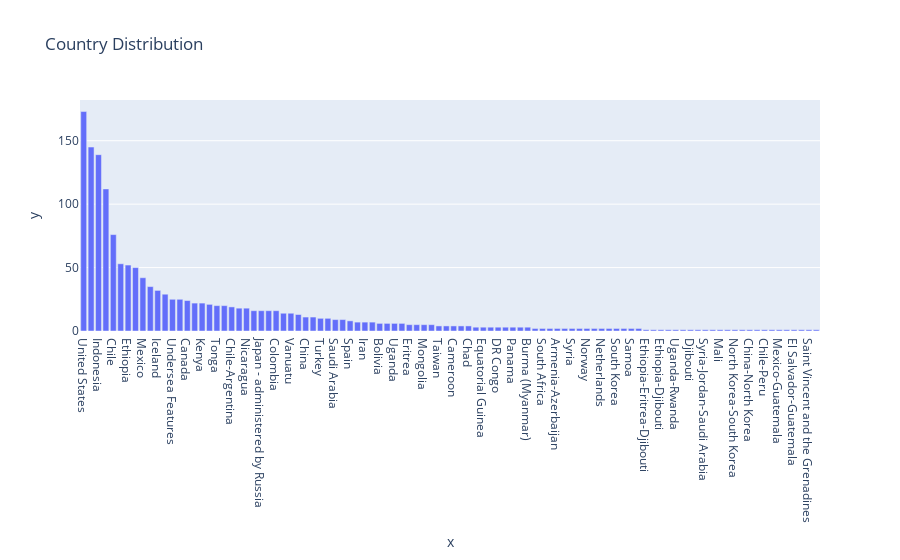

Notebook code for this chart:
### Markdown cell above
# **Countrywise Distribution**

### Code cell
fig_country = px.bar(df['Country'].value_counts(), 
                     x=df['Country'].value_counts().index, 
                     y=df['Country'].value_counts().values,
                     title='Country Distribution')
fig_country.show()

### Figure 1 — Plotly figure (JSON) as saved in the notebook; plotly's stock layout.template omitted (floating-point values rounded to 4 significant figures)
{"data": [{"alignmentgroup": "True", "hovertemplate": "x=%{x}<br>y=%{y}<extra></extra>", "legendgroup": "", "marker": {"color": "#636efa", "pattern": {"shape": ""}}, "name": "", "offsetgroup": "", "orientation": "v", "showlegend": false, "textposition": "auto", "type": "bar", "x": ["United States", "Russia", "Indonesia", "Japan", "Chile", "Papua New Guinea", "Ethiopia", "Philippines", "Mexico", "Ecuador", "Iceland", "New Zealand", "Undersea Features", "Antarctica", "Canada", "Guatemala", "Kenya", "France", "Tonga", "Argentina", "Chile-Argentina", "El Salvador", "Nicaragua", "Italy", "Japan - administered by Russia", "Peru", "Colombia", "Portugal", "Vanuatu", "United Kingdom", "China", "Yemen", "Turkey", "Costa Rica", "Saudi Arabia", "Solomon Islands", "Spain", "Chile-Bolivia", "Iran", "Tanzania", "Bolivia", "Greece", "Uganda", "Vietnam", "Eritrea", "Dominica", "Mongolia", "Madagascar", "Taiwan", "Honduras", "Cameroon", "Sudan", "Chad", "Australia", "Equatorial Guinea", "Algeria", "DR Congo", "Armenia", "Panama", "Fiji", "Burma (Myanmar)", "DR Congo-Rwanda", "South Africa", "Cape Verde", "Armenia-Azerbaijan", "Georgia", "Syria", "Ethiopia-Eritrea", "Norway", "Saint Kitts and Nevis", "Netherlands", "Grenada", "South Korea", "Comoros", "Samoa", "India", "Ethiopia-Eritrea-Djibouti", "Eritrea-Djibouti", "Ethiopia-Djibouti", "Germany", "Uganda-Rwanda", "Nigeria", "Djibouti", "Ethiopia-Kenya", "Syria-Jordan-Saudi Arabia", "Niger", "Mali", "Algeria-Niger", "North Korea-South Korea", "North Korea", "China-North Korea", "Malaysia", "Chile-Peru", "Colombia-Ecuador", "Mexico-Guatemala", "Guatemala-El Salvador", "El Salvador-Guatemala", "Saint Lucia", "Saint Vincent and the Grenadines", "Brazil"], "xaxis": "x", "y": [173, 145, 139, 112, 76, 53, 52, 50, 42, 35, 32, 29, 25, 25, 24, 22, 22, 21, 20, 20, 19, 18, 18, 16, 16, 16, 16, 14, 14, 13, 11, 11, 10, 10, 9, 9, 8, 7, 7, 7, 6, 6, 6, 6, 5, 5, 5, 5, 4, 4, 4, 4, 4, 3, 3, 3, 3, 3, 3, 3, 3, 2, 2, 2, 2, 2, 2, 2, 2, 2, 2, 2, 2, 2, 2, 2, 1, 1, 1, 1, 1, 1, 1, 1, 1, 1, 1, 1, 1, 1, 1, 1, 1, 1, 1, 1, 1, 1, 1, 1], "yaxis": "y"}], "layout": {"barmode": "relative", "legend": {"tracegroupgap": 0}, "title": {"text": "Country Distribution"}, "xaxis": {"anchor": "y", "domain": [0, 1], "title": {"text": "x"}}, "yaxis": {"anchor": "x", "domain": [0, 1], "title": {"text": "y"}}}}
